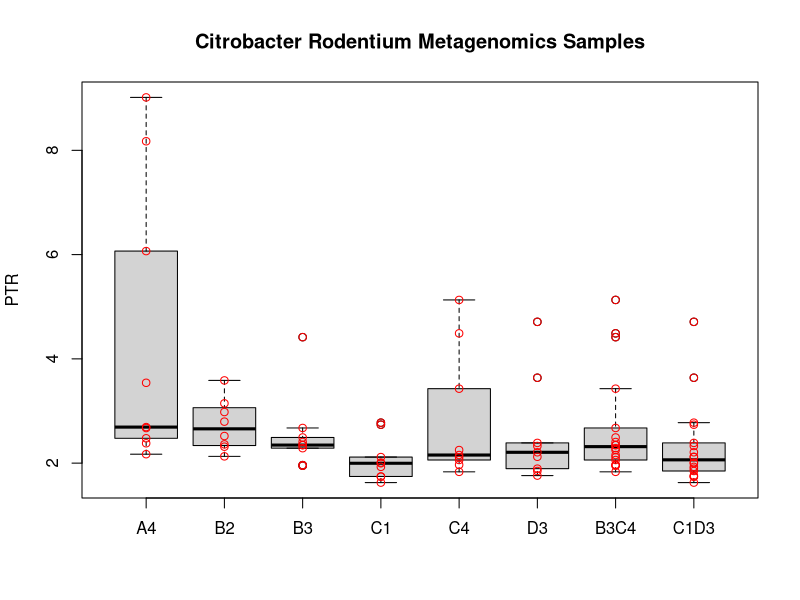

Here is the R script that generated this plot:
# Import library
library(lattice)
library(ggplot2)
library(dplyr)
library(ggpubr)
library(psych)

# Import data and create data frame for multiple samples
Vcit_A4 <- c(2.171264785,
             2.69135983006078,
             2.47633138882580,
             2.673061107,
             2.38076833,
             3.540950033,
             6.06739003971486,
             8.17424009207489,
             9.01533671183520)

Vcit_B2 <- c(2.31529909497751,
             2.51965728959938,
             2.795724934,
             2.98005921128034,
             3.14631685558302,
             2.359737304,
             2.12974187030272,
             3.586396237,
             NA)

Vcit_B3 <- c(1.96193141114091,
             1.949653336,
             2.34622080927689,
             2.49209763109859,
             2.345002784,
             2.286628922,
             2.405100608,
             4.416242419,
             2.674456232)

Vcit_C1 <- c(1.74359465530860,
             1.62644197582948,
             1.99708237420936,
             1.92850883508316,
             2.010754517,
             1.73957014715524,
             2.115862038,
             2.776065561,
             2.737149887)

Vcit_C4 <- c(1.83262638095996,
             2.155558408,
             2.250922616,
             2.11152846585928,
             1.967144572,
             2.05959959284133,
             3.427870143,
             4.489279366,
             5.130410573)

Vcit_D3 <- c(1.760522189,
             1.84904212909439,
             1.893717701,
             2.20780060631265,
             2.32844577581071,
             2.12172796108776,
             4.710124258,
             2.387765796,
             3.63798204640010)

Vcit_B3C4 <- c(Vcit_B3, Vcit_C4)
Vcit_C1D3 <- c(Vcit_C1, Vcit_D3)
Vcit_A4 <- c(Vcit_A4,rep(NA,9))
Vcit_B2 <- c(Vcit_B2,rep(NA,9))
Vcit_B3 <- c(Vcit_B3,rep(NA,9))
Vcit_C1 <- c(Vcit_C1,rep(NA,9))
Vcit_C4 <- c(Vcit_C4,rep(NA,9))
Vcit_D3 <- c(Vcit_D3,rep(NA,9))


Sample <- c("Vcit_A4", "Vcit_B2", "Vcit_B3", "Vcit_C1",
            "Vcit_C4", "Vcit_D3", "Vcit_B3C4", "Vcit_C1D3")
  
PTR_df <- data.frame(Vcit_A4, Vcit_B2, Vcit_B3, Vcit_C1,
                     Vcit_C4, Vcit_D3, Vcit_B3C4, Vcit_C1D3)
row.names(PTR_df) <- c("1","2","3","4","5","6","7","8","10","1.0","2.0","3.0","4.0","5.0",
                       "6.0","7.0","8.0","10.0")

# Box plot
boxplot(PTR_df$Vcit_A4, PTR_df$Vcit_B2, PTR_df$Vcit_B3, PTR_df$Vcit_C1, 
        PTR_df$Vcit_C4, PTR_df$Vcit_D3, PTR_df$Vcit_B3C4, PTR_df$Vcit_C1D3,
        add.points = TRUE,
        ylab = "PTR",
        main = "Citrobacter Rodentium Metagenomics Samples",
        names = c("A4", "B2", "B3", "C1",
                  "C4", "D3","B3C4","C1D3"))
stripchart(PTR_df, vertical = TRUE, add = TRUE, method = "stack", col = 'red', pch = 1)

for (i in 1:(length(PTR_df)-1)){
  for (j in (i+1):length(PTR_df)){
    print(paste(toString(colnames(PTR_df[i])), "VS", toString(colnames(PTR_df[j]))))
    print(wilcox.test(t(na.omit(PTR_df[i])), t(na.omit(PTR_df[j])), correct = FALSE))
  }
}

